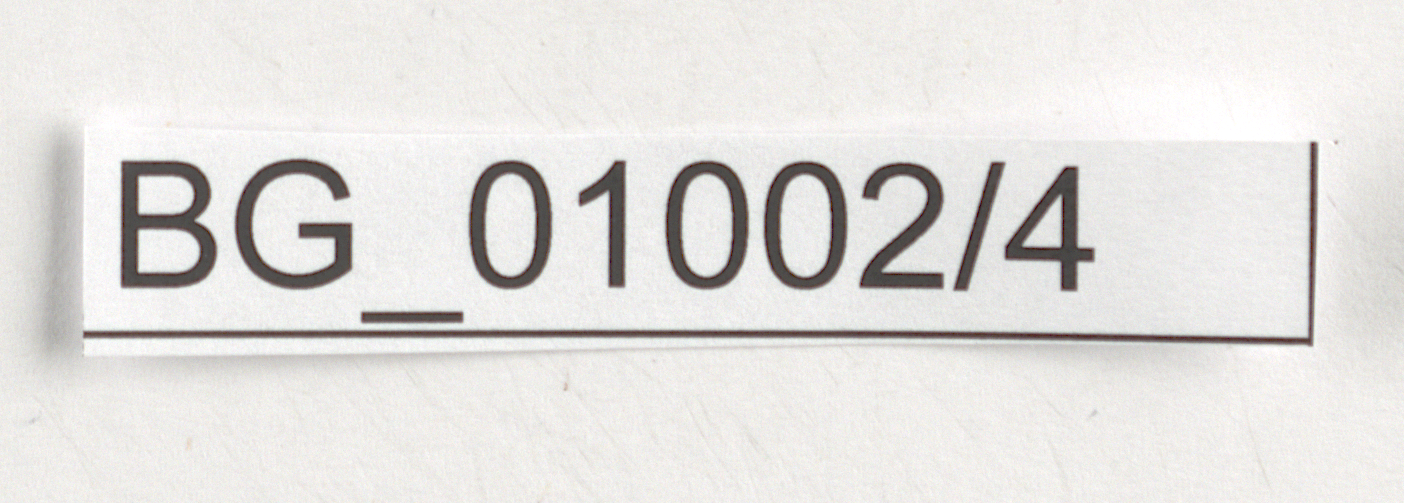
#> input picture Dane_przyciete/BG_0014.tif, 1404 x 503 px
$ python -i import_images.py   (imports and definitions only)
#> lines starting #> are read from the running program, lines starting #| are printed output that depends on the picture
#> further down, picture is the input picture: shape (503, 1404, 3); mean B, G, R 221.8, 224.3, 226.3
import cv2
import os
import numpy as np
import matplotlib.pyplot as plt


def load_images(img_label="BG_0014.tif"):
    img_path = "../segmentacja_output_przyciete/"
    files_to_load = []
    for img_name in os.listdir(img_path):
        i = img_name.rfind("_")
        label = img_name[:i]
        if label == img_label:
            index = int(img_name[i + 1 : -4])
            files_to_load.append((img_name, index))
    files_to_load.sort(key=lambda x: x[1])
    print(files_to_load)

    n_files = len(files_to_load)
    s = 28 * 28
    images = np.zeros((n_files, s))

    idx = 0
    for file, _ in files_to_load:
        I = cv2.imread(img_path + file)
        bgr = mnistify_image(I)
        images[idx, :] = bgr.flatten()
        idx += 1

    n_steps = 30
    test_images = np.tile(images[:, None, :], (1, n_steps, 1))
    return test_images


def mnistify_image(I, printed=False):
#> called with printed = False
    BGR_DELETION_THRESHOLD = 45
    I = 255 - cv2.cvtColor(I, cv2.COLOR_BGR2GRAY).astype(np.uint8)
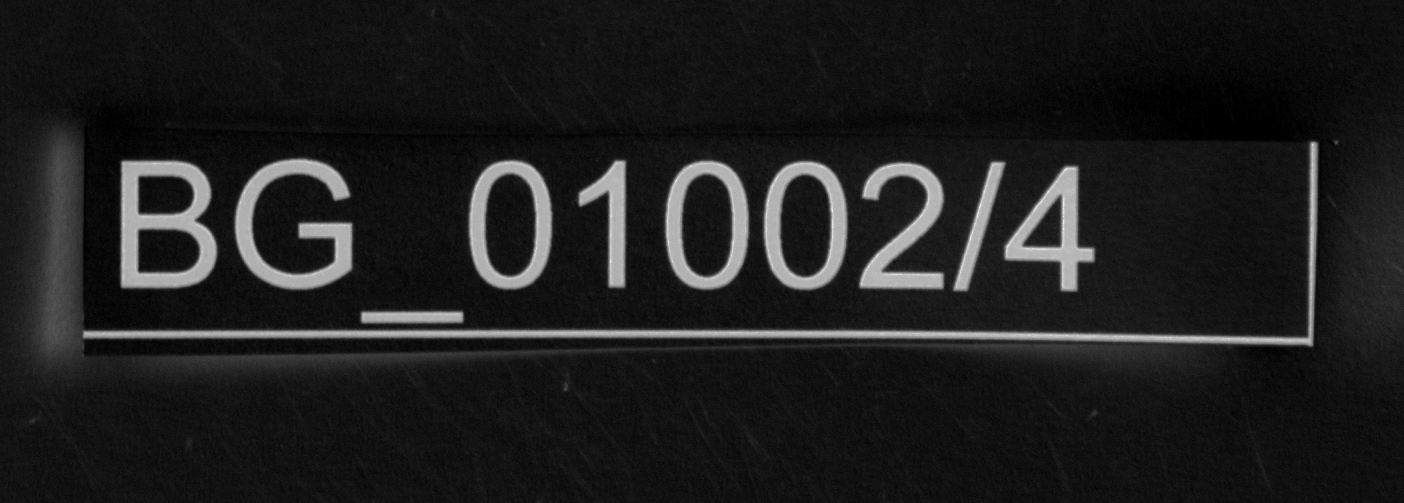
#> I: shape (503, 1404); min 0, max 240, mean 30.4
    I = cv2.medianBlur(I, 7).astype(np.float32)
    I[I < BGR_DELETION_THRESHOLD] = 0
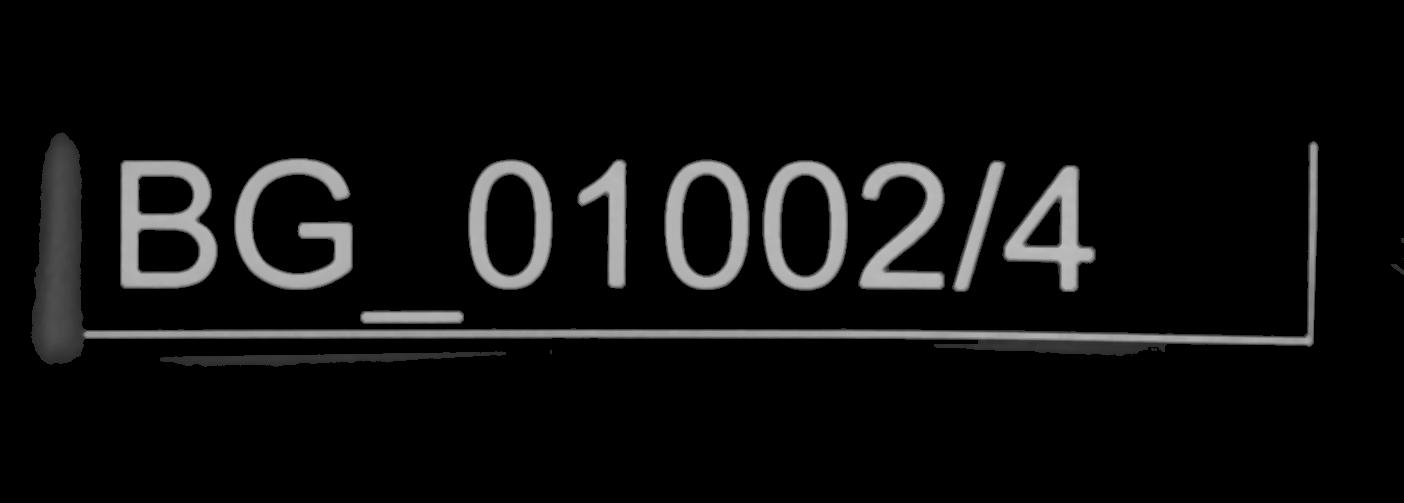
#> I: shape (503, 1404) float32; min 0, max 189, mean 14
    scale_factor = 20 / max(I.shape)
#> scale_factor = 0.0142
    I_resized = cv2.resize(I, (0, 0), fx=scale_factor, fy=scale_factor)
    _, I_bin = cv2.threshold(I_resized, 50, 255, cv2.THRESH_BINARY)

    M = cv2.moments(I_bin, 1)
#> M = moments, m00 12, centre m10/m00, m01/m00 = (7.75, 2.67)
    M00 = M["m00"]
#> M00 = 12

    x, y = I_resized.shape
#> x = 7; y = 20
    x_start = int(14 - M["m01"] / M00)
#> x_start = 11
    x_end = x_start + x
#> x_end = 18

    y_start = int(14 - M["m10"] / M00)
#> y_start = 6
    y_end = y_start + y
#> y_end = 26

    bgr = np.zeros((28, 28))
    if printed:
        bgr += 255

    ######
    I_resized = I_resized / np.max(I_resized) * 255
    ######
    bgr[x_start:x_end, y_start:y_end] = I_resized
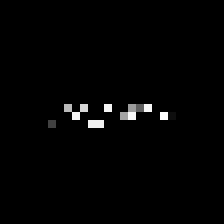
#> bgr: shape (28, 28) float64 (shown 8 times larger); min 0, max 255, mean 3.3
    return bgr


def generate_labels():
    pass


# [6 lines not run here, left out]

>>> import cv2
>>> picture = cv2.imread('Dane_przyciete/BG_0014.tif')
>>> result = mnistify_image(picture)

$ run again, on Dane_przyciete/(BARCODE)0003.tif
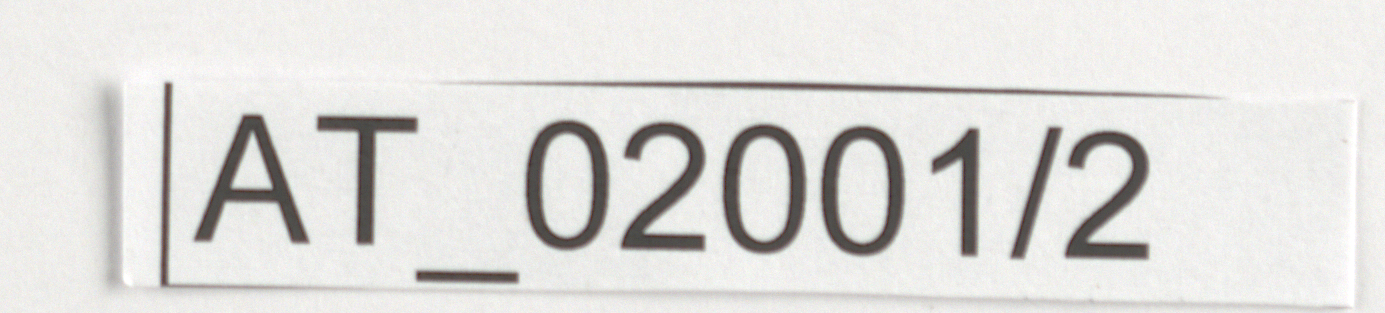
#> input picture Dane_przyciete/(BARCODE)0003.tif, 1385 x 313 px
#> picture is the input picture: shape (313, 1385, 3); mean B, G, R 219.2, 221.7, 222.9
#> in mnistify_image, `I = 255 - cv2.cvtColor(I, cv2.COLOR_BGR2GRAY).astype(np.uint8)`:
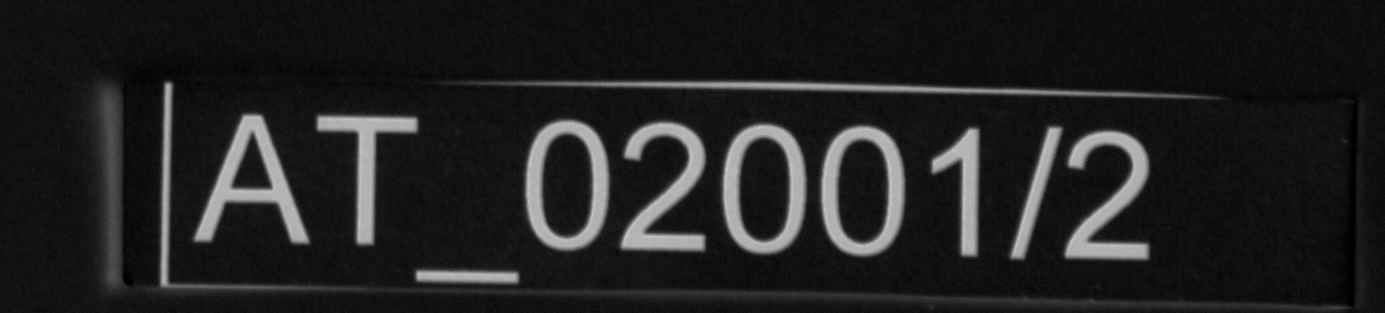
#> I: shape (313, 1385); min 0, max 215, mean 33.2
#> in mnistify_image, `I[I < BGR_DELETION_THRESHOLD] = 0`:
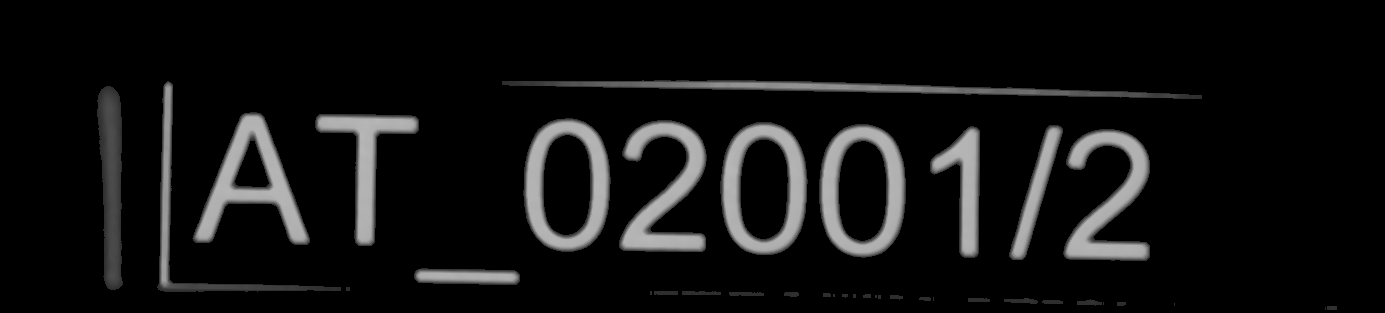
#> I: shape (313, 1385) float32; min 0, max 184, mean 17.6
#> M = moments, m00 11, centre m10/m00, m01/m00 = (10.18, 2.36)
#> M00 = 11
#> x_end = 16
#> y_start = 3
#> y_end = 23
